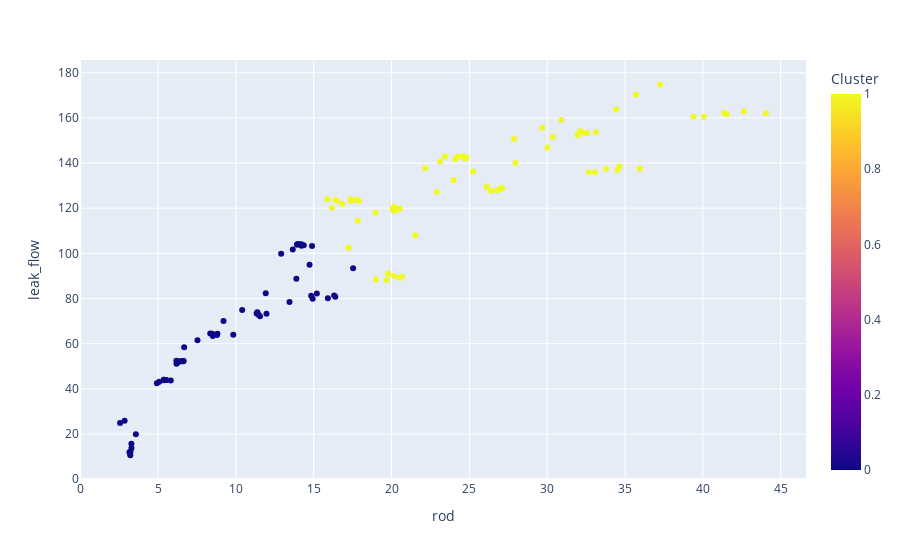

Source (notebook cell):
### Code cell
px.scatter(rod,y='leak_flow', x='rod', color='Cluster', hover_data='leak_distance')

### Figure 1 — Plotly figure (JSON) as saved in the notebook; plotly's stock layout.template omitted (floating-point values rounded to 4 significant figures; data arrays with more than 128 entries replaced by an {"elided": "..."} marker saying what was removed)
{"data": [{"customdata": {"elided": "135x1 float values"}, "hovertemplate": "rod=%{x}<br>leak_flow=%{y}<br>leak_distance=%{customdata[0]}<br>Cluster=%{marker.color}<extra></extra>", "legendgroup": "", "marker": {"color": {"elided": "135 int values"}, "coloraxis": "coloraxis", "symbol": "circle"}, "mode": "markers", "name": "", "orientation": "v", "showlegend": false, "type": "scatter", "x": {"elided": "135 float values"}, "xaxis": "x", "y": {"elided": "135 float values"}, "yaxis": "y"}], "layout": {"coloraxis": {"colorbar": {"title": {"text": "Cluster"}}, "colorscale": [[0, "#0d0887"], [0.1111, "#46039f"], [0.2222, "#7201a8"], [0.3333, "#9c179e"], [0.4444, "#bd3786"], [0.5556, "#d8576b"], [0.6667, "#ed7953"], [0.7778, "#fb9f3a"], [0.8889, "#fdca26"], [1, "#f0f921"]]}, "legend": {"tracegroupgap": 0}, "margin": {"t": 60}, "xaxis": {"anchor": "y", "domain": [0, 1], "title": {"text": "rod"}}, "yaxis": {"anchor": "x", "domain": [0, 1], "title": {"text": "leak_flow"}}}}
